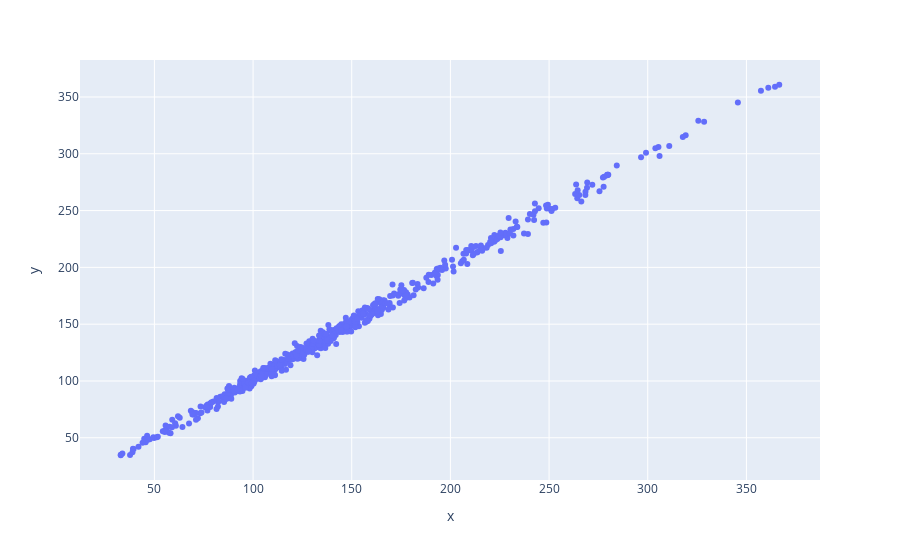

Source (notebook cell):
### Code cell
# Make predictions
predictions = predictor.predict(X_test)
print(f"Predicted: {predictions}, Actual: {predictor.scaler_y.inverse_transform(y_test)}")

import plotly.express as px
p=[]
for i in predictions:
    p.append(i[0])

act=[]
for i in predictor.scaler_y.inverse_transform(y_test):
    act.append(i[0])
# Plot the predictions
fig = px.scatter(x=act, y=p)
fig.show()

### Figure 1 — Plotly figure (JSON) as saved in the notebook; plotly's stock layout.template omitted (floating-point values rounded to 4 significant figures; data arrays with more than 128 entries replaced by an {"elided": "..."} marker saying what was removed)
{"data": [{"hovertemplate": "x=%{x}<br>y=%{y}<extra></extra>", "legendgroup": "", "marker": {"color": "#636efa", "symbol": "circle"}, "mode": "markers", "name": "", "orientation": "v", "showlegend": false, "type": "scatter", "x": {"elided": "649 float values"}, "xaxis": "x", "y": {"elided": "649 float values"}, "yaxis": "y"}], "layout": {"legend": {"tracegroupgap": 0}, "margin": {"t": 60}, "xaxis": {"anchor": "y", "domain": [0, 1], "title": {"text": "x"}}, "yaxis": {"anchor": "x", "domain": [0, 1], "title": {"text": "y"}}}}
